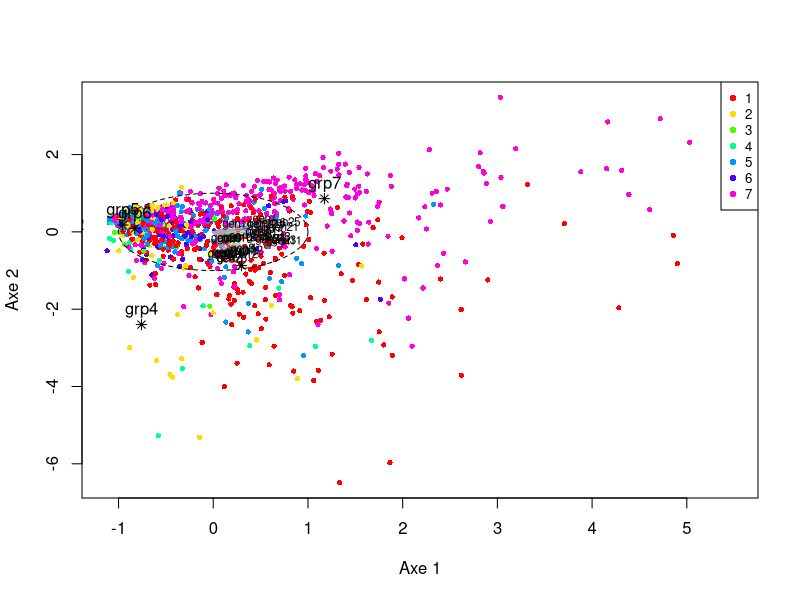

This chart was generated by the following R code:
## ---- chunk 1
knitr::opts_chunk$set(echo = TRUE)
## ---- chunk 2
# X : matrice n x p (variables numériques) — non nécessairement centrée
# Y : matrice n x q d'indicatrices (0/1) des q modalités
# H : nombre de composantes à calculer
# w : vecteur de poids length n (NULL -> poids égaux)
# M : matrice métrique p x p (NULL -> identité)
# center_scale : centrer et réduire X si TRUE

# Exemple :
# X <- as.matrix(X)        # n x p
# Y <- as.matrix(Y)        # n x q
# H <- 3
# w <- rep(1 / nrow(X), nrow(X))
# M <- diag(ncol(X))
# center_scale <- TRUE
## ---- chunk 3
Wmat <- function(w) {
  if (is.null(w)) return(NULL)
  diag(as.numeric(w), nrow = length(w))
}

# norme pondérée ||v||_W^2 = v' W v
w_norm2 <- function(v, w) {
  if (is.null(w)) return(as.numeric(t(v) %*% v))
  as.numeric(t(v) %*% (w * v))
}

# produit scalaire pondéré <a,b>_W = a' W b
w_prod <- function(a, b, w) {
  if (is.null(w)) return(as.numeric(t(a) %*% b))
  as.numeric(t(a) %*% (w * b))
}

# racine symétrique de M (M supposée SPD ou semi-définie)
M_half <- function(M) {
  ev <- eigen(M, symmetric = TRUE)
  vals <- pmax(ev$values, 0)
  vecs <- ev$vectors
  vecs %*% diag(sqrt(vals), length(vals)) %*% t(vecs)
}

# inverse de la racine (pseudo-inverse si valeurs nulles)
M_half_inv <- function(M) {
  ev <- eigen(M, symmetric = TRUE)
  vals <- ev$values
  vecs <- ev$vectors
  invvals <- ifelse(vals > 0, 1 / sqrt(vals), 0)
  vecs %*% diag(invvals, length(invvals)) %*% t(vecs)
}
## ---- chunk 4
adpls_part1 <- function(X, Y, H = 2, w = NULL, M = NULL, center_scale = TRUE) {
  
  # Vérifications et préparation
  X <- as.matrix(X)
  Y <- as.matrix(Y)
  n <- nrow(X)
  p <- ncol(X)
  
  if (nrow(Y) != n) stop("X et Y doivent avoir le même nombre de lignes (individus).")
  if (is.null(w)) w <- rep(1 / n, n)
  w <- as.numeric(w)
  if (length(w) != n) stop("Longueur de w différente de n (nrow(X)).")
  W <- diag(w)
  if (center_scale) X <- scale(X, center = TRUE, scale = TRUE)
  if (is.null(M)) M <- diag(1, p)
  if (!all(dim(M) == c(p, p))) stop("M doit être p x p.")
  
  # Racines de M pour changement de métrique
  sqrtM <- M_half(M)
  inv_sqrtM <- M_half_inv(M)
  
  # Projecteur sur l'espace engendré par Y : PiY = Y (Y' W Y)^{-1} Y' W
  YYw <- t(Y) %*% (W %*% Y)
  inv_YYw <- solve(YYw)
  PiY <- Y %*% inv_YYw %*% t(Y) %*% W
  
  # Projection de X sur l'espace de Y
  Xhat <- PiY %*% X
  
  # Matrice E = Xhat' W Xhat utilisée pour la diagonalisation
  E <- t(Xhat) %*% (W %*% Xhat)
  
  # Réserves pour résultats
  if (is.null(H) || !is.numeric(H) || H < 1) stop("H doit être un entier positif.")
  H <- as.integer(H)
  U_list <- vector("list", H)       # vecteurs u_h (p x 1)
  F <- matrix(0, n, H)              # scores non normalisés
  Ftilde <- matrix(0, n, H)         # scores normalisés (||ftilde||_W = 1)
  
  # Boucle sur h = 1..H
  for (h in seq_len(H)) {
    if (h == 1) {
      # première composante : diagonaliser Estar = sqrtM %*% E %*% sqrtM
      Estar <- sqrtM %*% E %*% sqrtM
      ev <- eigen(Estar, symmetric = TRUE)
      ustar <- ev$vectors[, 1]        # vecteur propre principal en métrique transformée
      u <- inv_sqrtM %*% ustar        # retour dans l'espace u
      # normalisation selon la contrainte u' M u = 1
      unorm <- as.numeric(t(u) %*% (M %*% u))
      if (unorm <= 0) stop("Norme u' M u non strictement positive (h=1).")
      u <- u / sqrt(unorm)
    } else {
      # composantes suivantes : contrainte d'orthogonalité à Fprev
      Fprev <- F[, 1:(h - 1), drop = FALSE]   # n x (h-1)
      # D' = Fprev' W X  -> D = t(D') = X' W Fprev  (p x (h-1))
      Dprime <- t(Fprev) %*% (W %*% X)        # (h-1) x p
      D <- t(Dprime)                          # p x (h-1)
      # Construction du projecteur sur l'orthogonal de D (dans métrique M)
      # Pi_D_perp = I_p - D (D' M D)^{-1} D' M
      inner <- t(D) %*% (M %*% D)             # (h-1) x (h-1)
      inv_inner <- solve(inner)
      PiDperp <- diag(1, p) - D %*% inv_inner %*% t(D) %*% M
      # Matrice à diagonaliser dans l'espace réduit
      Estar_proj <- sqrtM %*% PiDperp %*% E %*% t(PiDperp) %*% sqrtM
      ev <- eigen(Estar_proj, symmetric = TRUE)
      ustar <- ev$vectors[, 1]
      u <- inv_sqrtM %*% ustar
      unorm <- as.numeric(t(u) %*% (M %*% u))
      if (unorm <= 0) stop(paste("Norme u' M u non positive (h=", h, ").", sep = ""))
      u <- u / sqrt(unorm)
    }
    
    # Calcul du score f_h = X M u
    f_h <- X %*% (M %*% u)          # n x 1
    fnorm2 <- as.numeric(t(f_h) %*% (W %*% f_h))
    if (fnorm2 <= 0) stop(paste("Norme de f_h <= 0 (h=", h, ").", sep = ""))
    ftilde_h <- f_h / sqrt(fnorm2)  # normalisation pour que ||ftilde||_W = 1
    
    # Stockage
    U_list[[h]] <- as.numeric(u)
    F[, h] <- as.numeric(f_h)
    Ftilde[, h] <- as.numeric(ftilde_h)
  }
  
  # Conversion de la liste de vecteurs en matrice p x H
  U_mat <- do.call(cbind, U_list)
  colnames(U_mat) <- paste0("u", seq_len(ncol(U_mat)))
  colnames(F) <- paste0("f", seq_len(ncol(F)))
  colnames(Ftilde) <- paste0("f_tilde", seq_len(ncol(Ftilde)))
  
  return(list(U = U_mat, F = F, Ftilde = Ftilde, Xhat = Xhat, E = E, PiY = PiY, M = M, w = w))
}
## ---- chunk 5
adpls_part2 <- function(X, Y, H = 2, w = NULL, M = NULL, center_scale = TRUE) {
  # On commence par réutiliser le calcul de la partie 1 :
  part1 <- adpls_part1(X, Y, H, w, M, center_scale)
  
  # Extraction des éléments nécessaires
  X <- as.matrix(X)
  W <- diag(part1$w)
  M <- part1$M
  F <- part1$F
  U <- part1$U
  Xhat <- part1$Xhat
  E <- part1$E
  
  # Calcul de l'inertie totale : tr(X' W X)
  total_inertia <- sum(diag(t(X) %*% (W %*% X)))
  
  # Initialisation des vecteurs résultats
  S_vec <- numeric(H)
  R2_vec <- numeric(H)
  
  # Boucle sur h
  for (h in seq_len(H)) {
    f_h <- F[, h, drop = FALSE]
    fnorm2 <- as.numeric(t(f_h) %*% (W %*% f_h))
    
    # (1) S(f_h) = ||f_h||_W² / tr(X' W X)
    S_vec[h] <- fnorm2 / total_inertia
    
    # (2) R²(f_h, Y) = ||Pi_Y f_h||_W² / ||f_h||_W²
    fhat_h <- part1$PiY %*% f_h
    top_val <- as.numeric(t(fhat_h) %*% (W %*% fhat_h))
    R2_vec[h] <- top_val / fnorm2
  }
  
  # On ajoute les résultats à la liste déjà créée
  part1$S <- S_vec
  part1$R2 <- R2_vec
  
  # Retourne la structure enrichie (utile pour la suite)
  return(part1)
}
## ---- chunk 6
adpls_part3 <- function(X, Y, H = 2, w = NULL, M = NULL, center_scale = TRUE) {
  # On récupère la structure enrichie de la partie 2
  part2 <- adpls_part2(X, Y, H, w, M, center_scale)
  
  # Extraction des objets nécessaires
  W <- diag(part2$w)
  F <- part2$F
  Y <- as.matrix(Y)
  
  # Calcul des coordonnées des centres de gravité :
  # G = (Y' W Y)^(-1) Y' W F
  YtWY <- t(Y) %*% W %*% Y
  YtWF <- t(Y) %*% W %*% F
  G <- solve(YtWY, YtWF)
  
  # Attribution des noms de lignes et de colonnes
  rownames(G) <- colnames(Y)
  colnames(G) <- paste0("Axe_", seq_len(H))
  
  # Ajout des résultats à la liste existante
  part2$centers <- G
  
  return(part2)
}
## ---- chunk 7
adpls_part4 <- function(X, Y, H = 2, w = NULL, M = NULL, center_scale = TRUE) {
  # On récupère les éléments calculés précédemment
  part3 <- adpls_part3(X, Y, H, w, M, center_scale)
  
  W <- diag(part3$w)
  F <- part3$F
  X <- scale(X, center = TRUE, scale = TRUE)  # On suppose X centré-réduit
  
  n <- nrow(X)
  p <- ncol(X)
  
  # Initialisation matrice de corrélation variable × axe
  C <- matrix(0, nrow = p, ncol = H)
  
  # Calcul des corrélations pondérées entre X_j et f_h
  for (j in 1:p) {
    xj <- X[, j]
    norm_xj <- sqrt(as.numeric(t(xj) %*% (W %*% xj)))
    
    for (h in 1:H) {
      fh <- F[, h]
      norm_fh <- sqrt(as.numeric(t(fh) %*% (W %*% fh)))
      if (norm_xj == 0 || norm_fh == 0) {
        C[j, h] <- 0
      } else {
        C[j, h] <- as.numeric(t(xj) %*% (W %*% fh)) / (norm_xj * norm_fh)
      }
    }
  }
  
  # Attribution des noms
  rownames(C) <- colnames(X)
  colnames(C) <- paste0("Axe_", seq_len(H))
  
  # Stockage des coordonnées dans la liste principale
  part3$var_coords <- C
  
  return(part3)
}
## ---- chunk 8
adpls_full <- function(X, Y, H=2, w=NULL, M=NULL, center_scale=TRUE){
  
Wmat <- function(w) {
  if (is.null(w)) return(NULL)
  diag(as.numeric(w), nrow = length(w))
}

w_norm2 <- function(v, w) {
  if (is.null(w)) return(sum(v^2))
  as.numeric(t(v) %*% (w * v))
}

w_prod <- function(a, b, w) {
  if (is.null(w)) return(as.numeric(t(a) %*% b))
  as.numeric(t(a) %*% (w * b))
}

M_half <- function(M) {
  ev <- eigen(M, symmetric = TRUE)
  vals <- pmax(ev$values, 0)
  vecs <- ev$vectors
  vecs %*% diag(sqrt(vals), length(vals)) %*% t(vecs)
}

M_half_inv <- function(M) {
  ev <- eigen(M, symmetric = TRUE)
  vals <- ev$values
  vecs <- ev$vectors
  invvals <- ifelse(vals > 0, 1 / sqrt(vals), 0)
  vecs %*% diag(invvals, length(invvals)) %*% t(vecs)
}
 
 
 if (is.null(w)) w <- rep(1 / nrow(X), nrow(X))
  # étape 1 : calcul des composantes
  part1 <- adpls_part1(X = X, Y = Y, H = H, w = w, M = M, center_scale = center_scale)
 
  cat("H =", H, " | length =", length(H), "\n")
   
  #W <- diag(part1$w)
#part2 <- adpls_part2(X, Y, part1$F, W, part1$M)
#part3 <- adpls_part3(Y, part1$Ftilde, W)
#part4 <- adpls_part4(X, part1$F, W)
  
  # étape 2 : indicateurs S et R²
  part2 <- adpls_part2(X = X, Y = Y, H = H, w = w, M = M, center_scale = center_scale)
  
  # étape 3 : centres de gravité
  part3 <- adpls_part3(X = X, Y = Y, H = H, w = w, M = M, center_scale = center_scale)
  
  # étape 4 : coordonnées des variables
  part4 <- adpls_part4(X = X, Y = Y, H = H, w = w, M = M, center_scale = center_scale)
  
  # étape 5 : visualisation (optionnelle)
  # plot_adpls(part1, Y=Y, ...)
  
  # combiner tous les résultats
  return(list(F=part1$F, Ftilde=part1$Ftilde,
              S=part2$S, R2=part2$R2,
              centers=part3$centers,
              var_coords=part4$var_coords))
}
## ---- chunk 9
plot_adpls <- function(out, Y = NULL, Y_labels = NULL, h = 1, m = 2,
                       show_variables = TRUE, circle = TRUE,
                       main = NULL, cex_ind = 0.7, cex_cent = 1.0) {

  # coordonnées normalisées des individus
  Ftilde <- out$Ftilde
  # coordonnées des centres de gravité
  centers <- out$centers
  # coordonnées des variables
  var_coords <- out$var_coords
  n <- nrow(Ftilde)
  
  # identification des étiquettes de classes
  if (is.null(Y_labels) & !is.null(Y)) {
    lab <- apply(Y, 1, function(r) which(r == 1))
    Y_labels <- factor(lab)
  } else if (is.null(Y_labels)) {
    stop("Y_labels ou Y doivent être fournis")
  }
  
  # coordonnées des individus sur le plan (h, m)
  xind <- Ftilde[, h]
  yind <- Ftilde[, m]
  classes <- as.factor(Y_labels)
  cols <- rainbow(length(levels(classes)))
  
  # tracé des individus
  plot(xind, yind, col = cols[as.numeric(classes)], pch = 16, cex = cex_ind,
       xlab = paste0("Axe ", h), ylab = paste0("Axe ", m), main = main)
  legend("topright", legend = levels(classes), col = cols, pch = 16, cex = 0.8)
  
  # centres de gravité
  points(centers[, h], centers[, m], col = "black", pch = 8, cex = cex_cent)
  text(centers[, h], centers[, m], labels = rownames(centers), pos = 3)
  
  # variables dans le plan
  if (show_variables) {
    arrows(rep(0, nrow(var_coords)), rep(0, nrow(var_coords)),
           var_coords[, h], var_coords[, m],
           length = 0.07, col = "darkgrey")
    
    text(var_coords[, h], var_coords[, m],
         labels = rownames(var_coords),
         cex = 0.7)
    
    # cercle unité pour corrélations
    if (circle) {
      angles <- seq(0, 2*pi, length.out = 200)
      lines(cos(angles), sin(angles), lty = 2)
    }
  }
}

# opérateur utilitaire : renvoie a si non nul, sinon b
`%||%` <- function(a, b) if (!is.null(a)) a else b
## ---- chunk 10

data <- read.table("Datagenus.csv", header = TRUE)
X <- scale(as.matrix(data[, paste0("gen", 1:27)]), center = TRUE, scale = TRUE)
grp <- as.factor(data$forest)
Y <- model.matrix(~ grp - 1)
out <- adpls_full(X, Y, H = 3, w = rep(1 / nrow(X), nrow(X)), M = NULL, center_scale = FALSE)

data.frame(
  Axe = 1:3,
  S = round(out$S, 3),
  R2 = round(out$R2, 3),
  Discriminant = round(out$S * out$R2, 3)
)

plot_adpls(out, Y = Y, Y_labels = grp, h = 1, m = 2, show_variables = TRUE)
